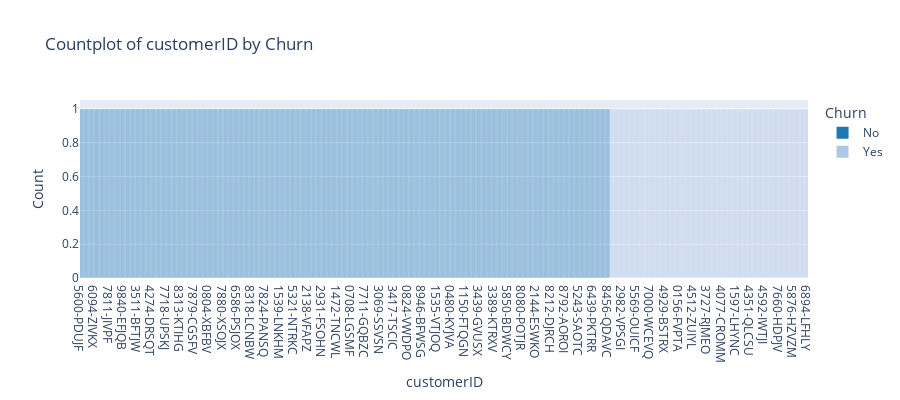
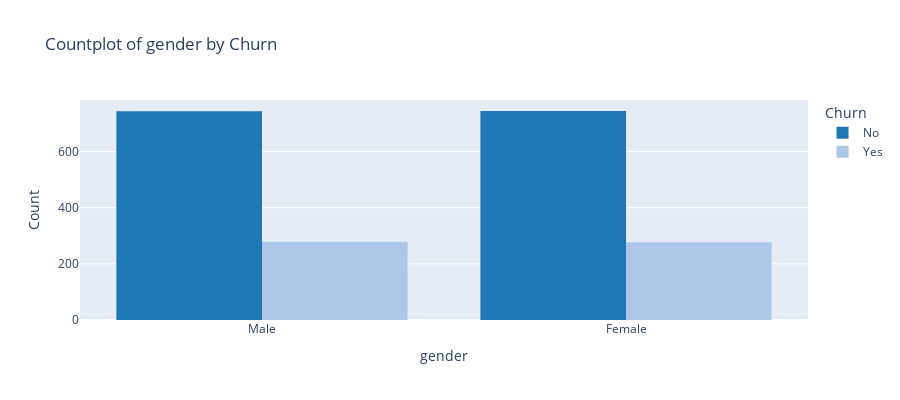
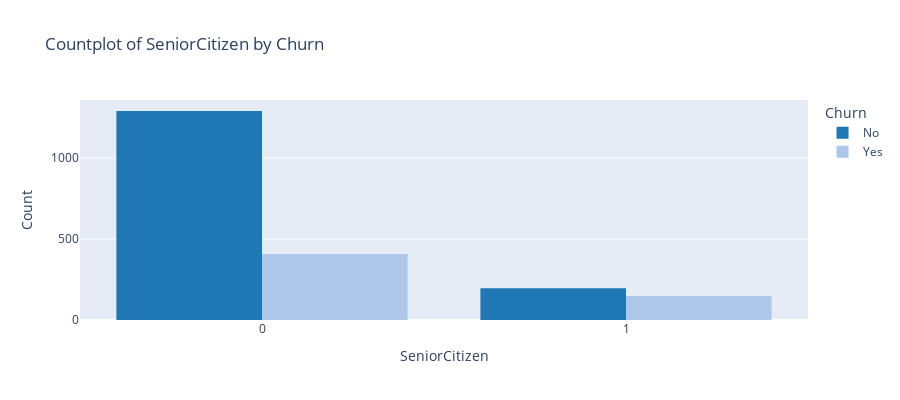
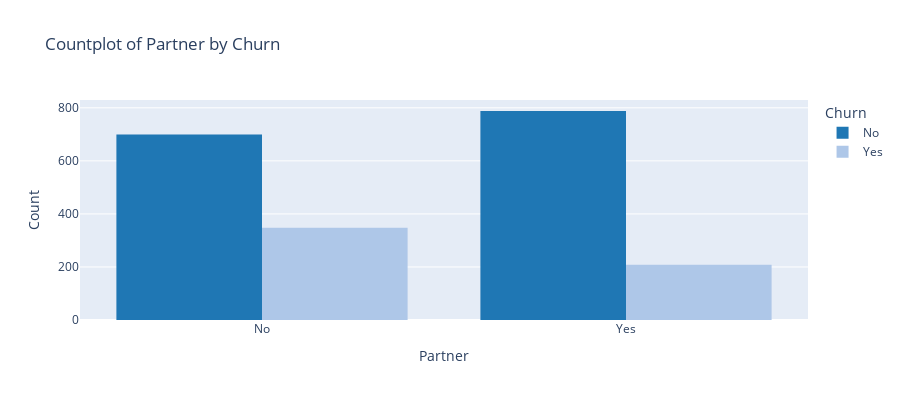

Notebook cell for these charts, in order:
### Code cell
for i, predictor in enumerate(voda_churn.drop(columns=['Churn', 'TotalCharges', 'MonthlyCharges'])):
    fig = px.histogram(data, x=predictor, color='Churn', barmode='group',
                       color_discrete_sequence=['#1f77b4', '#aec7e8'],
                       title=f"Countplot of {predictor} by Churn")
    fig.update_layout(xaxis_title=predictor, yaxis_title="Count",
                      legend_title="Churn", height=400)
    fig.show()

### Figure 1 — Plotly figure (JSON) as saved in the notebook; plotly's stock layout.template omitted (floating-point values rounded to 4 significant figures; data arrays with more than 128 entries replaced by an {"elided": "..."} marker saying what was removed)
{"data": [{"alignmentgroup": "True", "bingroup": "x", "hovertemplate": "Churn=No<br>customerID=%{x}<br>count=%{y}<extra></extra>", "legendgroup": "No", "marker": {"color": "#1f77b4", "pattern": {"shape": ""}}, "name": "No", "offsetgroup": "No", "orientation": "v", "showlegend": true, "type": "histogram", "x": {"elided": "1487 str values"}, "xaxis": "x", "yaxis": "y"}, {"alignmentgroup": "True", "bingroup": "x", "hovertemplate": "Churn=Yes<br>customerID=%{x}<br>count=%{y}<extra></extra>", "legendgroup": "Yes", "marker": {"color": "#aec7e8", "pattern": {"shape": ""}}, "name": "Yes", "offsetgroup": "Yes", "orientation": "v", "showlegend": true, "type": "histogram", "x": {"elided": "556 str values"}, "xaxis": "x", "yaxis": "y"}], "layout": {"barmode": "group", "height": 400, "legend": {"title": {"text": "Churn"}, "tracegroupgap": 0}, "title": {"text": "Countplot of customerID by Churn"}, "xaxis": {"anchor": "y", "domain": [0, 1], "title": {"text": "customerID"}}, "yaxis": {"anchor": "x", "domain": [0, 1], "title": {"text": "Count"}}}}

### Figure 2 — Plotly figure (JSON) as saved in the notebook; plotly's stock layout.template omitted (floating-point values rounded to 4 significant figures; data arrays with more than 128 entries replaced by an {"elided": "..."} marker saying what was removed)
{"data": [{"alignmentgroup": "True", "bingroup": "x", "hovertemplate": "Churn=No<br>gender=%{x}<br>count=%{y}<extra></extra>", "legendgroup": "No", "marker": {"color": "#1f77b4", "pattern": {"shape": ""}}, "name": "No", "offsetgroup": "No", "orientation": "v", "showlegend": true, "type": "histogram", "x": {"elided": "1487 str values"}, "xaxis": "x", "yaxis": "y"}, {"alignmentgroup": "True", "bingroup": "x", "hovertemplate": "Churn=Yes<br>gender=%{x}<br>count=%{y}<extra></extra>", "legendgroup": "Yes", "marker": {"color": "#aec7e8", "pattern": {"shape": ""}}, "name": "Yes", "offsetgroup": "Yes", "orientation": "v", "showlegend": true, "type": "histogram", "x": {"elided": "556 str values"}, "xaxis": "x", "yaxis": "y"}], "layout": {"barmode": "group", "height": 400, "legend": {"title": {"text": "Churn"}, "tracegroupgap": 0}, "title": {"text": "Countplot of gender by Churn"}, "xaxis": {"anchor": "y", "domain": [0, 1], "title": {"text": "gender"}}, "yaxis": {"anchor": "x", "domain": [0, 1], "title": {"text": "Count"}}}}

### Figure 3 — Plotly figure (JSON) as saved in the notebook; plotly's stock layout.template omitted (floating-point values rounded to 4 significant figures; data arrays with more than 128 entries replaced by an {"elided": "..."} marker saying what was removed)
{"data": [{"alignmentgroup": "True", "bingroup": "x", "hovertemplate": "Churn=No<br>SeniorCitizen=%{x}<br>count=%{y}<extra></extra>", "legendgroup": "No", "marker": {"color": "#1f77b4", "pattern": {"shape": ""}}, "name": "No", "offsetgroup": "No", "orientation": "v", "showlegend": true, "type": "histogram", "x": {"elided": "1487 int values"}, "xaxis": "x", "yaxis": "y"}, {"alignmentgroup": "True", "bingroup": "x", "hovertemplate": "Churn=Yes<br>SeniorCitizen=%{x}<br>count=%{y}<extra></extra>", "legendgroup": "Yes", "marker": {"color": "#aec7e8", "pattern": {"shape": ""}}, "name": "Yes", "offsetgroup": "Yes", "orientation": "v", "showlegend": true, "type": "histogram", "x": {"elided": "556 int values"}, "xaxis": "x", "yaxis": "y"}], "layout": {"barmode": "group", "height": 400, "legend": {"title": {"text": "Churn"}, "tracegroupgap": 0}, "title": {"text": "Countplot of SeniorCitizen by Churn"}, "xaxis": {"anchor": "y", "domain": [0, 1], "title": {"text": "SeniorCitizen"}}, "yaxis": {"anchor": "x", "domain": [0, 1], "title": {"text": "Count"}}}}

### Figure 4 — Plotly figure (JSON) as saved in the notebook; plotly's stock layout.template omitted (floating-point values rounded to 4 significant figures; data arrays with more than 128 entries replaced by an {"elided": "..."} marker saying what was removed)
{"data": [{"alignmentgroup": "True", "bingroup": "x", "hovertemplate": "Churn=No<br>Partner=%{x}<br>count=%{y}<extra></extra>", "legendgroup": "No", "marker": {"color": "#1f77b4", "pattern": {"shape": ""}}, "name": "No", "offsetgroup": "No", "orientation": "v", "showlegend": true, "type": "histogram", "x": {"elided": "1487 str values"}, "xaxis": "x", "yaxis": "y"}, {"alignmentgroup": "True", "bingroup": "x", "hovertemplate": "Churn=Yes<br>Partner=%{x}<br>count=%{y}<extra></extra>", "legendgroup": "Yes", "marker": {"color": "#aec7e8", "pattern": {"shape": ""}}, "name": "Yes", "offsetgroup": "Yes", "orientation": "v", "showlegend": true, "type": "histogram", "x": {"elided": "556 str values"}, "xaxis": "x", "yaxis": "y"}], "layout": {"barmode": "group", "height": 400, "legend": {"title": {"text": "Churn"}, "tracegroupgap": 0}, "title": {"text": "Countplot of Partner by Churn"}, "xaxis": {"anchor": "y", "domain": [0, 1], "title": {"text": "Partner"}}, "yaxis": {"anchor": "x", "domain": [0, 1], "title": {"text": "Count"}}}}
